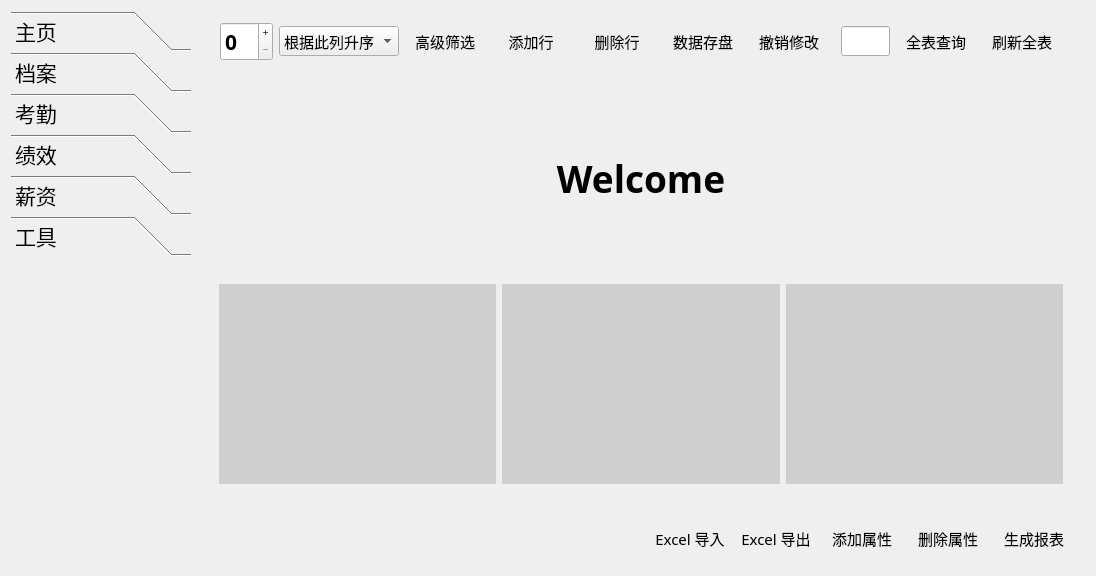
<?xml version="1.0" encoding="UTF-8"?>
<ui version="4.0">
 <class>CentralInterface</class>
 <widget class="QWidget" name="CentralInterface">
  <property name="geometry">
   <rect>
    <x>0</x>
    <y>0</y>
    <width>1016</width>
    <height>548</height>
   </rect>
  </property>
  <property name="windowTitle">
   <string>CentralInterface</string>
  </property>
  <property name="styleSheet">
   <string notr="true"/>
  </property>
  <layout class="QGridLayout" name="gridLayout">
   <item row="0" column="0">
    <layout class="QHBoxLayout" name="horizontalLayout">
     <item>
      <widget class="QToolBox" name="toolBoxMenu">
       <property name="minimumSize">
        <size>
         <width>180</width>
         <height>300</height>
        </size>
       </property>
       <property name="maximumSize">
        <size>
         <width>200</width>
         <height>16777215</height>
        </size>
       </property>
       <property name="font">
        <font>
         <family>Bahnschrift Light</family>
         <pointsize>16</pointsize>
         <weight>50</weight>
         <bold>false</bold>
        </font>
       </property>
       <property name="layoutDirection">
        <enum>Qt::LeftToRight</enum>
       </property>
       <property name="styleSheet">
        <string notr="true"/>
       </property>
       <property name="frameShape">
        <enum>QFrame::NoFrame</enum>
       </property>
       <property name="frameShadow">
        <enum>QFrame::Plain</enum>
       </property>
       <property name="currentIndex">
        <number>5</number>
       </property>
       <property name="tabSpacing">
        <number>1</number>
       </property>
       <widget class="QWidget" name="pageHome">
        <property name="geometry">
         <rect>
          <x>0</x>
          <y>0</y>
          <width>180</width>
          <height>315</height>
         </rect>
        </property>
        <attribute name="icon">
         <iconset resource="../qss.qrc">
          <normaloff>:/image/home100.png</normaloff>:/image/home100.png</iconset>
        </attribute>
        <attribute name="label">
         <string>主页</string>
        </attribute>
       </widget>
       <widget class="QWidget" name="pageStaff">
        <property name="geometry">
         <rect>
          <x>0</x>
          <y>0</y>
          <width>180</width>
          <height>315</height>
         </rect>
        </property>
        <attribute name="icon">
         <iconset resource="../qss.qrc">
          <normaloff>:/image/address+book.png</normaloff>:/image/address+book.png</iconset>
        </attribute>
        <attribute name="label">
         <string>档案</string>
        </attribute>
        <layout class="QGridLayout" name="gridLayout_5">
         <item row="0" column="0">
          <layout class="QVBoxLayout" name="verticalLayout">
           <item>
            <widget class="QToolButton" name="toolButtonBasicView">
             <property name="sizePolicy">
              <sizepolicy hsizetype="Preferred" vsizetype="Fixed">
               <horstretch>0</horstretch>
               <verstretch>0</verstretch>
              </sizepolicy>
             </property>
             <property name="maximumSize">
              <size>
               <width>170</width>
               <height>16777215</height>
              </size>
             </property>
             <property name="font">
              <font>
               <family>Bahnschrift SemiBold</family>
               <pointsize>12</pointsize>
               <weight>75</weight>
               <bold>true</bold>
              </font>
             </property>
             <property name="text">
              <string>基本信息浏览</string>
             </property>
            </widget>
           </item>
           <item>
            <widget class="QToolButton" name="toolButtonWorkingView">
             <property name="sizePolicy">
              <sizepolicy hsizetype="Preferred" vsizetype="Fixed">
               <horstretch>0</horstretch>
               <verstretch>0</verstretch>
              </sizepolicy>
             </property>
             <property name="maximumSize">
              <size>
               <width>170</width>
               <height>16777215</height>
              </size>
             </property>
             <property name="font">
              <font>
               <family>Bahnschrift SemiBold</family>
               <pointsize>12</pointsize>
               <weight>75</weight>
               <bold>true</bold>
              </font>
             </property>
             <property name="text">
              <string>工作信息浏览</string>
             </property>
            </widget>
           </item>
           <item>
            <widget class="QToolButton" name="toolButtonSectDeptView">
             <property name="sizePolicy">
              <sizepolicy hsizetype="Preferred" vsizetype="Fixed">
               <horstretch>0</horstretch>
               <verstretch>0</verstretch>
              </sizepolicy>
             </property>
             <property name="maximumSize">
              <size>
               <width>170</width>
               <height>16777215</height>
              </size>
             </property>
             <property name="font">
              <font>
               <family>Bahnschrift SemiBold</family>
               <pointsize>12</pointsize>
               <weight>75</weight>
               <bold>true</bold>
              </font>
             </property>
             <property name="text">
              <string>部门信息编辑</string>
             </property>
            </widget>
           </item>
           <item>
            <widget class="QToolButton" name="toolButtonStaffTable">
             <property name="sizePolicy">
              <sizepolicy hsizetype="Preferred" vsizetype="Fixed">
               <horstretch>0</horstretch>
               <verstretch>0</verstretch>
              </sizepolicy>
             </property>
             <property name="maximumSize">
              <size>
               <width>170</width>
               <height>16777215</height>
              </size>
             </property>
             <property name="font">
              <font>
               <family>Bahnschrift SemiBold</family>
               <pointsize>12</pointsize>
               <weight>75</weight>
               <bold>true</bold>
              </font>
             </property>
             <property name="text">
              <string>档案编辑</string>
             </property>
            </widget>
           </item>
           <item>
            <spacer name="verticalSpacer_2">
             <property name="orientation">
              <enum>Qt::Vertical</enum>
             </property>
             <property name="sizeHint" stdset="0">
              <size>
               <width>20</width>
               <height>40</height>
              </size>
             </property>
            </spacer>
           </item>
          </layout>
         </item>
        </layout>
       </widget>
       <widget class="QWidget" name="pageAttendance">
        <property name="geometry">
         <rect>
          <x>0</x>
          <y>0</y>
          <width>180</width>
          <height>315</height>
         </rect>
        </property>
        <attribute name="icon">
         <iconset resource="../qss.qrc">
          <normaloff>:/image/calendar.png</normaloff>:/image/calendar.png</iconset>
        </attribute>
        <attribute name="label">
         <string>考勤</string>
        </attribute>
       </widget>
       <widget class="QWidget" name="pagePerformance">
        <property name="geometry">
         <rect>
          <x>0</x>
          <y>0</y>
          <width>180</width>
          <height>315</height>
         </rect>
        </property>
        <attribute name="icon">
         <iconset resource="../qss.qrc">
          <normaloff>:/image/ascending24.png</normaloff>:/image/ascending24.png</iconset>
        </attribute>
        <attribute name="label">
         <string>绩效</string>
        </attribute>
       </widget>
       <widget class="QWidget" name="pageWW">
        <property name="geometry">
         <rect>
          <x>0</x>
          <y>0</y>
          <width>180</width>
          <height>315</height>
         </rect>
        </property>
        <attribute name="icon">
         <iconset resource="../qss.qrc">
          <normaloff>:/image/coins1.png</normaloff>:/image/coins1.png</iconset>
        </attribute>
        <attribute name="label">
         <string>薪资</string>
        </attribute>
        <layout class="QGridLayout" name="gridLayout_6">
         <item row="0" column="0">
          <layout class="QVBoxLayout" name="verticalLayout_2">
           <item>
            <widget class="QToolButton" name="toolButtonWageView">
             <property name="sizePolicy">
              <sizepolicy hsizetype="Expanding" vsizetype="Fixed">
               <horstretch>0</horstretch>
               <verstretch>0</verstretch>
              </sizepolicy>
             </property>
             <property name="font">
              <font>
               <family>Bahnschrift SemiBold</family>
               <pointsize>12</pointsize>
               <weight>75</weight>
               <bold>true</bold>
              </font>
             </property>
             <property name="text">
              <string>基本工资</string>
             </property>
            </widget>
           </item>
           <item>
            <widget class="QToolButton" name="toolButtonWelfareView">
             <property name="sizePolicy">
              <sizepolicy hsizetype="Expanding" vsizetype="Fixed">
               <horstretch>0</horstretch>
               <verstretch>0</verstretch>
              </sizepolicy>
             </property>
             <property name="font">
              <font>
               <family>Bahnschrift SemiBold</family>
               <pointsize>12</pointsize>
               <weight>75</weight>
               <bold>true</bold>
              </font>
             </property>
             <property name="text">
              <string>福利津贴</string>
             </property>
            </widget>
           </item>
           <item>
            <widget class="QToolButton" name="toolButtonWwTable">
             <property name="sizePolicy">
              <sizepolicy hsizetype="Expanding" vsizetype="Fixed">
               <horstretch>0</horstretch>
               <verstretch>0</verstretch>
              </sizepolicy>
             </property>
             <property name="font">
              <font>
               <family>Bahnschrift SemiBold</family>
               <pointsize>12</pointsize>
               <weight>75</weight>
               <bold>true</bold>
              </font>
             </property>
             <property name="text">
              <string>薪资总览</string>
             </property>
            </widget>
           </item>
           <item>
            <spacer name="verticalSpacer_3">
             <property name="orientation">
              <enum>Qt::Vertical</enum>
             </property>
             <property name="sizeHint" stdset="0">
              <size>
               <width>20</width>
               <height>40</height>
              </size>
             </property>
            </spacer>
           </item>
          </layout>
         </item>
        </layout>
       </widget>
       <widget class="QWidget" name="pageTool">
        <property name="geometry">
         <rect>
          <x>0</x>
          <y>0</y>
          <width>180</width>
          <height>315</height>
         </rect>
        </property>
        <attribute name="icon">
         <iconset resource="../qss.qrc">
          <normaloff>:/image/hammer48.png</normaloff>:/image/hammer48.png</iconset>
        </attribute>
        <attribute name="label">
         <string>工具</string>
        </attribute>
       </widget>
      </widget>
     </item>
     <item>
      <widget class="QWidget" name="widget_2" native="true">
       <layout class="QGridLayout" name="gridLayout_3">
        <item row="0" column="5">
         <widget class="QPushButton" name="pushButtonAddRecord">
          <property name="maximumSize">
           <size>
            <width>16777215</width>
            <height>16777215</height>
           </size>
          </property>
          <property name="font">
           <font>
            <family>Bahnschrift Light</family>
            <pointsize>11</pointsize>
            <weight>50</weight>
            <bold>false</bold>
           </font>
          </property>
          <property name="text">
           <string>添加行</string>
          </property>
          <property name="icon">
           <iconset resource="../qss.qrc">
            <normaloff>:/image/plus2.png</normaloff>:/image/plus2.png</iconset>
          </property>
          <property name="iconSize">
           <size>
            <width>35</width>
            <height>35</height>
           </size>
          </property>
          <property name="flat">
           <bool>true</bool>
          </property>
         </widget>
        </item>
        <item row="0" column="2">
         <widget class="QSpinBox" name="spinBoxSortColumn">
          <property name="font">
           <font>
            <family>Bahnschrift SemiBold</family>
            <pointsize>16</pointsize>
            <weight>75</weight>
            <bold>true</bold>
           </font>
          </property>
          <property name="readOnly">
           <bool>false</bool>
          </property>
          <property name="buttonSymbols">
           <enum>QAbstractSpinBox::PlusMinus</enum>
          </property>
         </widget>
        </item>
        <item row="0" column="12">
         <widget class="QPushButton" name="pushButtonFlush">
          <property name="maximumSize">
           <size>
            <width>1677721</width>
            <height>16777215</height>
           </size>
          </property>
          <property name="font">
           <font>
            <family>Bahnschrift Light</family>
            <pointsize>11</pointsize>
            <weight>50</weight>
            <bold>false</bold>
           </font>
          </property>
          <property name="text">
           <string>刷新全表</string>
          </property>
          <property name="icon">
           <iconset resource="../qss.qrc">
            <normaloff>:/image/redo7.png</normaloff>:/image/redo7.png</iconset>
          </property>
          <property name="iconSize">
           <size>
            <width>35</width>
            <height>35</height>
           </size>
          </property>
          <property name="flat">
           <bool>true</bool>
          </property>
         </widget>
        </item>
        <item row="0" column="4">
         <widget class="QPushButton" name="pushButtonAdvancedFilter">
          <property name="maximumSize">
           <size>
            <width>1677721</width>
            <height>16777215</height>
           </size>
          </property>
          <property name="font">
           <font>
            <family>Bahnschrift Light</family>
            <pointsize>11</pointsize>
            <weight>50</weight>
            <bold>false</bold>
           </font>
          </property>
          <property name="text">
           <string>高级筛选</string>
          </property>
          <property name="icon">
           <iconset resource="../qss.qrc">
            <normaloff>:/image/filter3.png</normaloff>:/image/filter3.png</iconset>
          </property>
          <property name="iconSize">
           <size>
            <width>35</width>
            <height>35</height>
           </size>
          </property>
          <property name="flat">
           <bool>true</bool>
          </property>
         </widget>
        </item>
        <item row="0" column="3">
         <widget class="QComboBox" name="comboBoxSort">
          <property name="font">
           <font>
            <family>Bahnschrift Light</family>
            <pointsize>11</pointsize>
            <weight>50</weight>
            <bold>false</bold>
           </font>
          </property>
          <property name="contextMenuPolicy">
           <enum>Qt::CustomContextMenu</enum>
          </property>
          <property name="styleSheet">
           <string notr="true"/>
          </property>
          <property name="currentText">
           <string>根据此列升序</string>
          </property>
          <property name="currentIndex">
           <number>0</number>
          </property>
          <item>
           <property name="text">
            <string>根据此列升序</string>
           </property>
          </item>
          <item>
           <property name="text">
            <string>根据此列降序</string>
           </property>
          </item>
         </widget>
        </item>
        <item row="0" column="9">
         <spacer name="horizontalSpacer_2">
          <property name="orientation">
           <enum>Qt::Horizontal</enum>
          </property>
          <property name="sizeType">
           <enum>QSizePolicy::Expanding</enum>
          </property>
          <property name="sizeHint" stdset="0">
           <size>
            <width>40</width>
            <height>20</height>
           </size>
          </property>
         </spacer>
        </item>
        <item row="0" column="11">
         <widget class="QPushButton" name="pushButtonSearch">
          <property name="maximumSize">
           <size>
            <width>1677721</width>
            <height>16777215</height>
           </size>
          </property>
          <property name="font">
           <font>
            <family>Bahnschrift Light</family>
            <pointsize>11</pointsize>
            <weight>50</weight>
            <bold>false</bold>
           </font>
          </property>
          <property name="text">
           <string>全表查询</string>
          </property>
          <property name="icon">
           <iconset resource="../qss.qrc">
            <normaloff>:/image/magnifier14.png</normaloff>:/image/magnifier14.png</iconset>
          </property>
          <property name="iconSize">
           <size>
            <width>35</width>
            <height>35</height>
           </size>
          </property>
          <property name="flat">
           <bool>true</bool>
          </property>
         </widget>
        </item>
        <item row="0" column="10">
         <widget class="QLineEdit" name="lineEditSearch">
          <property name="minimumSize">
           <size>
            <width>0</width>
            <height>30</height>
           </size>
          </property>
          <property name="maximumSize">
           <size>
            <width>300</width>
            <height>16777215</height>
           </size>
          </property>
          <property name="font">
           <font>
            <family>Bahnschrift SemiBold</family>
            <pointsize>11</pointsize>
            <weight>75</weight>
            <bold>true</bold>
           </font>
          </property>
          <property name="text">
           <string/>
          </property>
         </widget>
        </item>
        <item row="0" column="7">
         <widget class="QPushButton" name="pushButtonSubmit">
          <property name="font">
           <font>
            <family>Bahnschrift Light</family>
            <pointsize>11</pointsize>
            <weight>50</weight>
            <bold>false</bold>
           </font>
          </property>
          <property name="text">
           <string>数据存盘</string>
          </property>
          <property name="icon">
           <iconset resource="../qss.qrc">
            <normaloff>:/image/save1.png</normaloff>:/image/save1.png</iconset>
          </property>
          <property name="iconSize">
           <size>
            <width>35</width>
            <height>35</height>
           </size>
          </property>
          <property name="flat">
           <bool>true</bool>
          </property>
         </widget>
        </item>
        <item row="0" column="6">
         <widget class="QPushButton" name="pushButtonDeleteRecord">
          <property name="maximumSize">
           <size>
            <width>16777215</width>
            <height>16777215</height>
           </size>
          </property>
          <property name="font">
           <font>
            <family>Bahnschrift Light</family>
            <pointsize>11</pointsize>
            <weight>50</weight>
            <bold>false</bold>
           </font>
          </property>
          <property name="text">
           <string>删除行</string>
          </property>
          <property name="icon">
           <iconset resource="../qss.qrc">
            <normaloff>:/image/minus2.png</normaloff>:/image/minus2.png</iconset>
          </property>
          <property name="iconSize">
           <size>
            <width>35</width>
            <height>35</height>
           </size>
          </property>
          <property name="flat">
           <bool>true</bool>
          </property>
         </widget>
        </item>
        <item row="0" column="8">
         <widget class="QPushButton" name="pushButtonRevert">
          <property name="font">
           <font>
            <family>Bahnschrift Light</family>
            <pointsize>11</pointsize>
            <weight>50</weight>
            <bold>false</bold>
           </font>
          </property>
          <property name="text">
           <string>撤销修改</string>
          </property>
          <property name="icon">
           <iconset resource="../qss.qrc">
            <normaloff>:/image/undo14.png</normaloff>:/image/undo14.png</iconset>
          </property>
          <property name="iconSize">
           <size>
            <width>35</width>
            <height>35</height>
           </size>
          </property>
          <property name="flat">
           <bool>true</bool>
          </property>
         </widget>
        </item>
        <item row="1" column="0" colspan="15">
         <widget class="QStackedWidget" name="stackedWidget">
          <property name="sizePolicy">
           <sizepolicy hsizetype="Expanding" vsizetype="Expanding">
            <horstretch>0</horstretch>
            <verstretch>0</verstretch>
           </sizepolicy>
          </property>
          <property name="currentIndex">
           <number>0</number>
          </property>
          <widget class="QWidget" name="HomeWidget">
           <layout class="QGridLayout" name="gridLayout_8">
            <item row="0" column="0">
             <layout class="QGridLayout" name="gridLayout_4">
              <item row="0" column="0" colspan="3">
               <widget class="QLabel" name="label_2">
                <property name="font">
                 <font>
                  <family>Arial Black</family>
                  <pointsize>28</pointsize>
                  <weight>75</weight>
                  <bold>true</bold>
                 </font>
                </property>
                <property name="frameShadow">
                 <enum>QFrame::Plain</enum>
                </property>
                <property name="text">
                 <string>Welcome</string>
                </property>
                <property name="alignment">
                 <set>Qt::AlignCenter</set>
                </property>
               </widget>
              </item>
              <item row="1" column="1">
               <widget class="RoundProgressBar" name="widget_4" native="true">
                <property name="styleSheet">
                 <string notr="true">background-color:rgb(207, 207, 207);</string>
                </property>
               </widget>
              </item>
              <item row="1" column="2">
               <widget class="ColorProgressBar" name="widget" native="true">
                <property name="styleSheet">
                 <string notr="true">background-color:rgb(207, 207, 207);</string>
                </property>
               </widget>
              </item>
              <item row="1" column="0">
               <widget class="SlideNavigation" name="widget_5" native="true">
                <property name="styleSheet">
                 <string notr="true">background-color:rgb(207, 207, 207);</string>
                </property>
               </widget>
              </item>
             </layout>
            </item>
           </layout>
          </widget>
          <widget class="QWidget" name="TableWidget">
           <layout class="QGridLayout" name="gridLayout_7">
            <item row="0" column="0">
             <widget class="QTabWidget" name="tabWidget">
              <property name="sizePolicy">
               <sizepolicy hsizetype="Expanding" vsizetype="Expanding">
                <horstretch>0</horstretch>
                <verstretch>0</verstretch>
               </sizepolicy>
              </property>
              <property name="font">
               <font>
                <family>Bahnschrift SemiBold</family>
                <pointsize>12</pointsize>
                <weight>75</weight>
                <bold>true</bold>
               </font>
              </property>
              <property name="tabShape">
               <enum>QTabWidget::Rounded</enum>
              </property>
              <property name="currentIndex">
               <number>-1</number>
              </property>
             </widget>
            </item>
           </layout>
          </widget>
          <widget class="QWidget" name="ToolWidget">
           <layout class="QGridLayout" name="gridLayout_10">
            <item row="0" column="0">
             <layout class="QGridLayout" name="gridLayout_9">
              <item row="0" column="0">
               <widget class="QPushButton" name="pushButton">
                <property name="minimumSize">
                 <size>
                  <width>0</width>
                  <height>200</height>
                 </size>
                </property>
                <property name="font">
                 <font>
                  <family>Bahnschrift SemiBold</family>
                  <pointsize>26</pointsize>
                  <weight>75</weight>
                  <bold>true</bold>
                 </font>
                </property>
                <property name="text">
                 <string>数据库属性和备份</string>
                </property>
               </widget>
              </item>
              <item row="2" column="2" colspan="2">
               <widget class="QPushButton" name="pushButton_4">
                <property name="minimumSize">
                 <size>
                  <width>0</width>
                  <height>200</height>
                 </size>
                </property>
                <property name="font">
                 <font>
                  <family>Bahnschrift SemiBold</family>
                  <pointsize>26</pointsize>
                  <weight>75</weight>
                  <bold>true</bold>
                 </font>
                </property>
                <property name="text">
                 <string>主题</string>
                </property>
               </widget>
              </item>
              <item row="2" column="0" colspan="2">
               <widget class="QPushButton" name="pushButton_2">
                <property name="minimumSize">
                 <size>
                  <width>0</width>
                  <height>200</height>
                 </size>
                </property>
                <property name="font">
                 <font>
                  <family>Bahnschrift SemiBold</family>
                  <pointsize>26</pointsize>
                  <weight>75</weight>
                  <bold>true</bold>
                 </font>
                </property>
                <property name="text">
                 <string>自定义报表格式</string>
                </property>
               </widget>
              </item>
              <item row="2" column="4">
               <widget class="QPushButton" name="pushButton_6">
                <property name="minimumSize">
                 <size>
                  <width>0</width>
                  <height>200</height>
                 </size>
                </property>
                <property name="font">
                 <font>
                  <family>Bahnschrift SemiBold</family>
                  <pointsize>26</pointsize>
                  <weight>75</weight>
                  <bold>true</bold>
                 </font>
                </property>
                <property name="text">
                 <string>HotKey</string>
                </property>
               </widget>
              </item>
              <item row="0" column="3" colspan="2">
               <widget class="QPushButton" name="pushButton_5">
                <property name="minimumSize">
                 <size>
                  <width>0</width>
                  <height>200</height>
                 </size>
                </property>
                <property name="font">
                 <font>
                  <family>Bahnschrift SemiBold</family>
                  <pointsize>26</pointsize>
                  <weight>75</weight>
                  <bold>true</bold>
                 </font>
                </property>
                <property name="text">
                 <string>系统操作日志</string>
                </property>
               </widget>
              </item>
              <item row="0" column="1" colspan="2">
               <widget class="QPushButton" name="pushButton_3">
                <property name="minimumSize">
                 <size>
                  <width>0</width>
                  <height>200</height>
                 </size>
                </property>
                <property name="font">
                 <font>
                  <family>Bahnschrift SemiBold</family>
                  <pointsize>26</pointsize>
                  <weight>75</weight>
                  <bold>true</bold>
                 </font>
                </property>
                <property name="text">
                 <string>帮助文档</string>
                </property>
               </widget>
              </item>
              <item row="1" column="1">
               <spacer name="verticalSpacer">
                <property name="orientation">
                 <enum>Qt::Vertical</enum>
                </property>
                <property name="sizeType">
                 <enum>QSizePolicy::Preferred</enum>
                </property>
                <property name="sizeHint" stdset="0">
                 <size>
                  <width>20</width>
                  <height>40</height>
                 </size>
                </property>
               </spacer>
              </item>
             </layout>
            </item>
           </layout>
          </widget>
         </widget>
        </item>
       </layout>
      </widget>
     </item>
    </layout>
   </item>
   <item row="1" column="0">
    <widget class="QWidget" name="widget_3" native="true">
     <layout class="QGridLayout" name="gridLayout_2">
      <item row="0" column="0">
       <spacer name="horizontalSpacer">
        <property name="orientation">
         <enum>Qt::Horizontal</enum>
        </property>
        <property name="sizeHint" stdset="0">
         <size>
          <width>237</width>
          <height>20</height>
         </size>
        </property>
       </spacer>
      </item>
      <item row="0" column="1">
       <layout class="QHBoxLayout" name="horizontalLayout_2">
        <item>
         <widget class="QPushButton" name="pushButtonImport">
          <property name="maximumSize">
           <size>
            <width>16777215</width>
            <height>16777215</height>
           </size>
          </property>
          <property name="font">
           <font>
            <family>Bahnschrift Light</family>
            <pointsize>11</pointsize>
            <weight>50</weight>
            <bold>false</bold>
           </font>
          </property>
          <property name="text">
           <string>Excel 导入</string>
          </property>
          <property name="icon">
           <iconset resource="../qss.qrc">
            <normaloff>:/image/sign-in.png</normaloff>:/image/sign-in.png</iconset>
          </property>
          <property name="iconSize">
           <size>
            <width>35</width>
            <height>35</height>
           </size>
          </property>
          <property name="flat">
           <bool>true</bool>
          </property>
         </widget>
        </item>
        <item>
         <widget class="QPushButton" name="pushButtonExport">
          <property name="maximumSize">
           <size>
            <width>16777215</width>
            <height>16777215</height>
           </size>
          </property>
          <property name="font">
           <font>
            <family>Bahnschrift Light</family>
            <pointsize>11</pointsize>
            <weight>50</weight>
            <bold>false</bold>
           </font>
          </property>
          <property name="text">
           <string>Excel 导出</string>
          </property>
          <property name="icon">
           <iconset resource="../qss.qrc">
            <normaloff>:/image/sign-out.png</normaloff>:/image/sign-out.png</iconset>
          </property>
          <property name="iconSize">
           <size>
            <width>35</width>
            <height>35</height>
           </size>
          </property>
          <property name="flat">
           <bool>true</bool>
          </property>
         </widget>
        </item>
        <item>
         <widget class="QPushButton" name="pushButtonAddColumn">
          <property name="font">
           <font>
            <family>Bahnschrift Light</family>
            <pointsize>11</pointsize>
            <weight>50</weight>
            <bold>false</bold>
           </font>
          </property>
          <property name="text">
           <string>添加属性</string>
          </property>
          <property name="icon">
           <iconset resource="../qss.qrc">
            <normaloff>:/image/f0fe.png</normaloff>:/image/f0fe.png</iconset>
          </property>
          <property name="iconSize">
           <size>
            <width>35</width>
            <height>35</height>
           </size>
          </property>
          <property name="flat">
           <bool>true</bool>
          </property>
         </widget>
        </item>
        <item>
         <widget class="QPushButton" name="pushButtonDropColumn">
          <property name="font">
           <font>
            <family>Bahnschrift Light</family>
            <pointsize>11</pointsize>
            <weight>50</weight>
            <bold>false</bold>
           </font>
          </property>
          <property name="text">
           <string>删除属性</string>
          </property>
          <property name="icon">
           <iconset resource="../qss.qrc">
            <normaloff>:/image/f146.png</normaloff>:/image/f146.png</iconset>
          </property>
          <property name="iconSize">
           <size>
            <width>35</width>
            <height>35</height>
           </size>
          </property>
          <property name="flat">
           <bool>true</bool>
          </property>
         </widget>
        </item>
        <item>
         <widget class="QPushButton" name="pushButtonExcel">
          <property name="maximumSize">
           <size>
            <width>1677721</width>
            <height>16777215</height>
           </size>
          </property>
          <property name="font">
           <font>
            <family>Bahnschrift Light</family>
            <pointsize>11</pointsize>
            <weight>50</weight>
            <bold>false</bold>
           </font>
          </property>
          <property name="text">
           <string>生成报表</string>
          </property>
          <property name="icon">
           <iconset resource="../qss.qrc">
            <normaloff>:/image/music117.png</normaloff>:/image/music117.png</iconset>
          </property>
          <property name="iconSize">
           <size>
            <width>35</width>
            <height>35</height>
           </size>
          </property>
          <property name="flat">
           <bool>true</bool>
          </property>
         </widget>
        </item>
       </layout>
      </item>
     </layout>
    </widget>
   </item>
  </layout>
 </widget>
 <layoutdefault spacing="6" margin="11"/>
 <customwidgets>
  <customwidget>
   <class>ColorProgressBar</class>
   <extends>QWidget</extends>
   <header>colorprogressbar.h</header>
   <container>1</container>
  </customwidget>
  <customwidget>
   <class>RoundProgressBar</class>
   <extends>QWidget</extends>
   <header>roundprogressbar.h</header>
   <container>1</container>
  </customwidget>
  <customwidget>
   <class>SlideNavigation</class>
   <extends>QWidget</extends>
   <header>slidenavigation.h</header>
   <container>1</container>
  </customwidget>
 </customwidgets>
 <resources>
  <include location="../qss.qrc"/>
 </resources>
 <connections/>
</ui>
